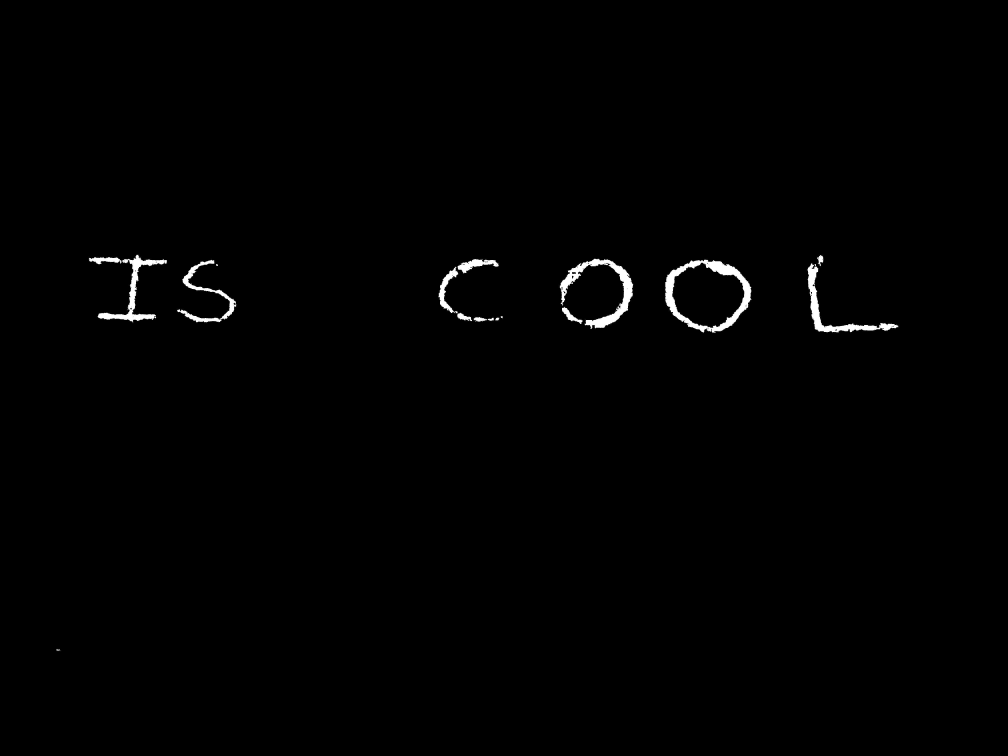
%> input picture Handwritten_Text.JPG, 4032 x 3024 px (shown at 1/4 size)
$ octave My_OCR.m   (GNU Octave 9; MATLAB toolbox functions it lacks are replaced by stand-ins)
%> lines starting %> are read from the running program, lines starting %| are printed output that depends on the picture; in (x1, y1, x2, y2) boxes, pixels count from 0 and x2, y2 are one past the last pixel; in counts of white or black regions, pixels touching at a corner belong together; the program's own positions count from 1
### crop_lines.m
function [fl re]=crop_lines(im_line)

im_line = strip_line(im_line);
% im_line
count_num = size(im_line,1);
count_num
for x = 1:count_num
    if sum(im_line(x,:))==0
        flm = im_line(1:x-1, :);    % First Line Matrix
        rlm = im_line(x:end, :);    % Second Line Matrix

        fl = strip_line(flm);

%         pause(2);
        re = strip_line(rlm);
        %temp=fl

        break
    else
        fl=im_line;%Only one line.
        re=[ ];
    end
end
figure;
imshow(fl);
title('TEXT IN A LINE');
end

% Stripping the unwanted pixels upto the edges of the
function img_out = strip_line(inp_img)
% Find the indices of all pixels in the image.
[rows cols] = find(inp_img);

% Strip the image uptil one line of a text is obtained.
img_out = inp_img(min(rows):max(rows), min(cols):max(cols));
end

### My_OCR.m
%To perform OCR on the image.
clc;
close all;

% Read in the image that was generated for finding the text.
image = imread('Handwritten_Text.JPG');
%> image is the input picture: size 3024x4032 uint8; min 0, max 255, mean 1.9

% image = imtophat(image,strel('disk',20));
% imshow(image);

% Perform dilation to increase the edge strength
% of the characters in the text.
se1 = strel('disk' , 5);
image= imdilate(image,se1);
% imshow(image);

% Remove unwanted pixels/noise from the image.

image_trh = bwareaopen(image, 100);
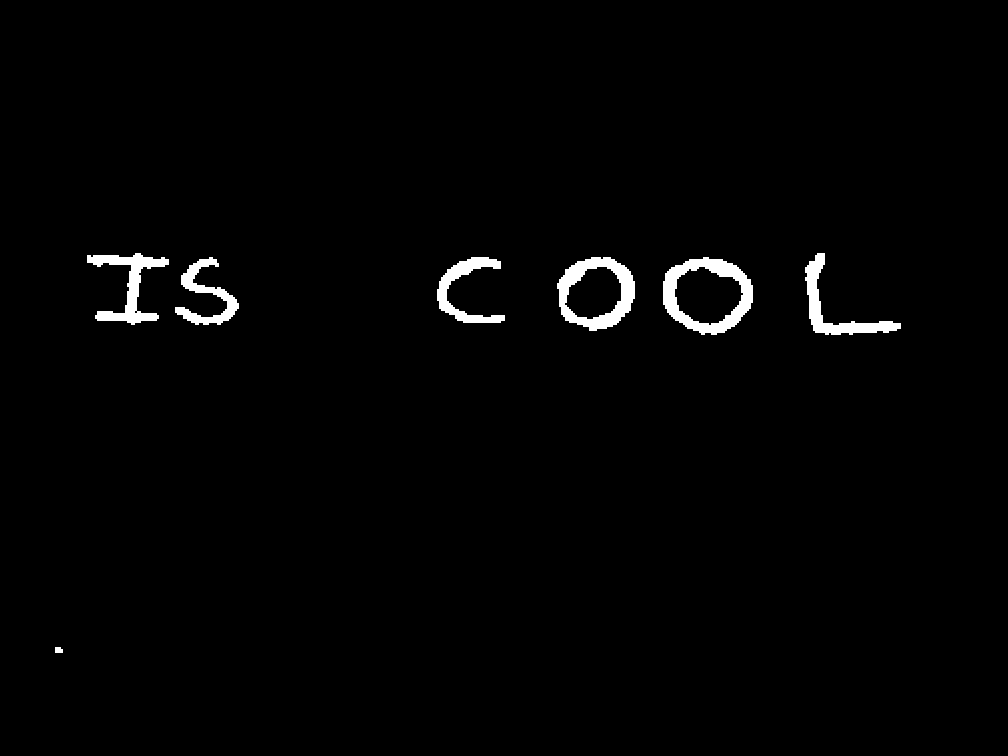
%> image_trh: size 3024x4032 logical (shown at 1/4 size); 1.5% white; 7 white regions, largest, box (x1, y1, x2, y2) and area: (2652, 1028, 3012, 1340) 42077, (2228, 1028, 2540, 1324) 37615, (348, 1012, 676, 1300) 29646
% [13 lines of commented-out code are left out]
word = [];
re = image;
% imshow(re);

% Opens a text file for writing the results of character recognition.
fid = fopen('myText.txt', 'wt+');
% Loads the characters saved previously.
load characters
global characters

% Gets the number of characters present in the 2-D characters array.
count_letters = size(characters,2);

while 1
    % 'crop_lines' function is used to differentiate
    % the different lines of text in the image.
    % fl contains the first line of matrix from re image.
    % re contains the image that is left.
    [fl re] = crop_lines(re);
    rem_img = fl;
    n = 0;
%     figure;
%     imshow(fl);
%     title('line');


    % Used to compute if there exists enough space between two characters
    % to compute it as a space.
    check_spaces = [];

    % Pass the a single line text obtained from 'crop_lines' to find
    % letters individually.
    rc = fl;

    while 1

        % 'crop_letters' is used to separate each letter in a line.
        % fc contains the first letter in the line being passed.
        % rc contains the remaining characters present in the line.
        % space contains the space between the letter cropped and the next
        % letter.
        [fc, rc, space] = crop_letters(rc);

        %figure,imshow(fc);

        % Resize the pixels so that correlation can be performed.
        img_resized = imresize(fc, [42 24]);

        % Maintain a count of the number of characters or letters.
        n = n+1;
        check_spaces(n)=space;

        % 'read_letters' correlates the cropped letter with the images
        % present in the folder 'letters'.
        letter = read_letters(img_resized, count_letters);

        % Add the letter to the existing word.
        word = [word letter];
%         word
        % Break the loop when there are no more letters in the line.
        if isempty(rc)
            break;
        end
    end

    % Finds the maximum of check_spaces.
    max_space = max(check_spaces);
    no_spaces = 0;

    % Run a loop to put a space at locations where they exist in the
    % original image.
    for x = 1:n
        % Determine a threshold value for a character to be chosen as a
        % space. In this case, if the distance between any two characters
        % value is more than 0.5 times the letter size then we can
        % classify it as a space character.
        if check_spaces(x+no_spaces)>(0.5*max_space)
            no_spaces = no_spaces + 1;
            for m = x:n
                % Iterate from the end of the word to the position where
                % space needs to be inserted.
                word(n-m+x+no_spaces)=word(n-m+x+no_spaces-1);
            end
            % Insertion of a space character in between the words.
            word(x+no_spaces) = ' ';
            check_spaces = [0 check_spaces];
        end
    end
    % Write the letters present in the 'word' to the text document.
    fprintf(fid,'%s\n',word);

    % Flush the word array to handle the next line of text, if any.
    word = [ ];

    % If the line of text has finished then break the loop
    if  isempty(re)
        break
    end
end
%> this loop made 2 passes
%> max_space on passes 1 to 2: 792, 0
%> pass 1, in strip_line, `img_out = inp_img(min(rows):max(rows), min(cols):max(cols));`:
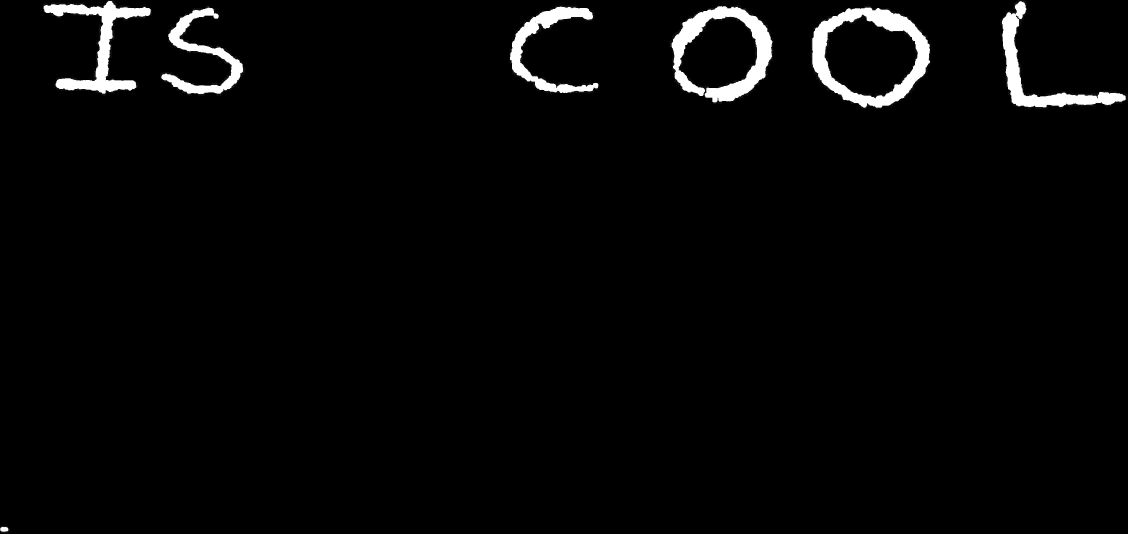
%> img_out: size 1600x3384 uint8 (shown at 1/3 size); min 0, max 255, mean 6.7
%> pass 1, in crop_lines, `imshow(fl);`:
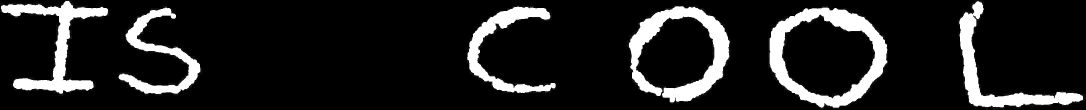
%> displayed picture: size 328x3256, on the screen's scale of 0 to 255 (shown at 1/3 size); min 0, max 255, mean 33.7
%> pass 1, `[fl re] = crop_lines(re);`:
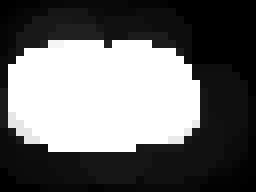
%> re: size 24x32 uint8 (shown 8 times larger); min 0, max 255, mean 105.1
%> after the loop, check_spaces = 0; space = 0
fclose(fid);
% Opens the text file in a new window.
winopen('myText.txt')
